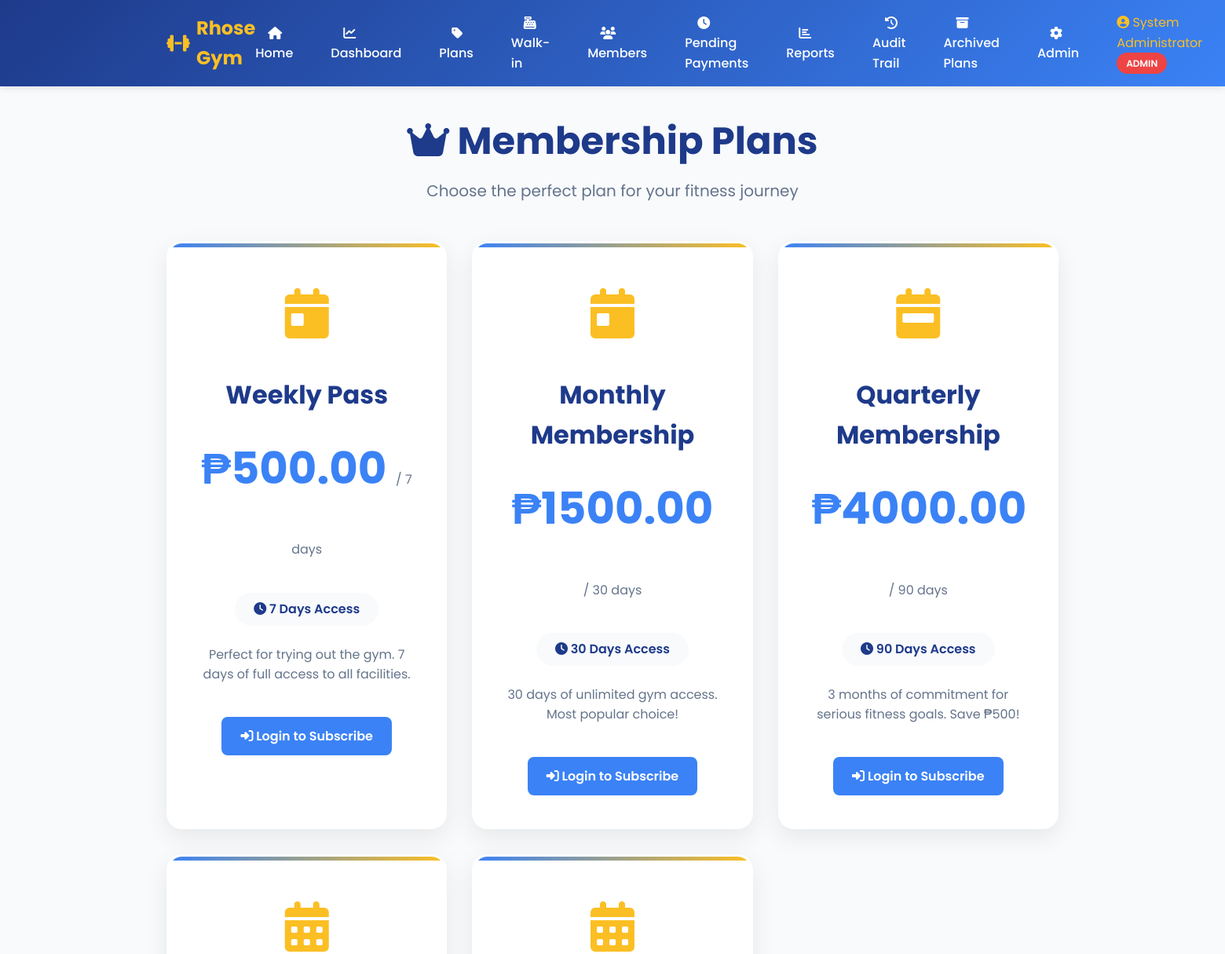
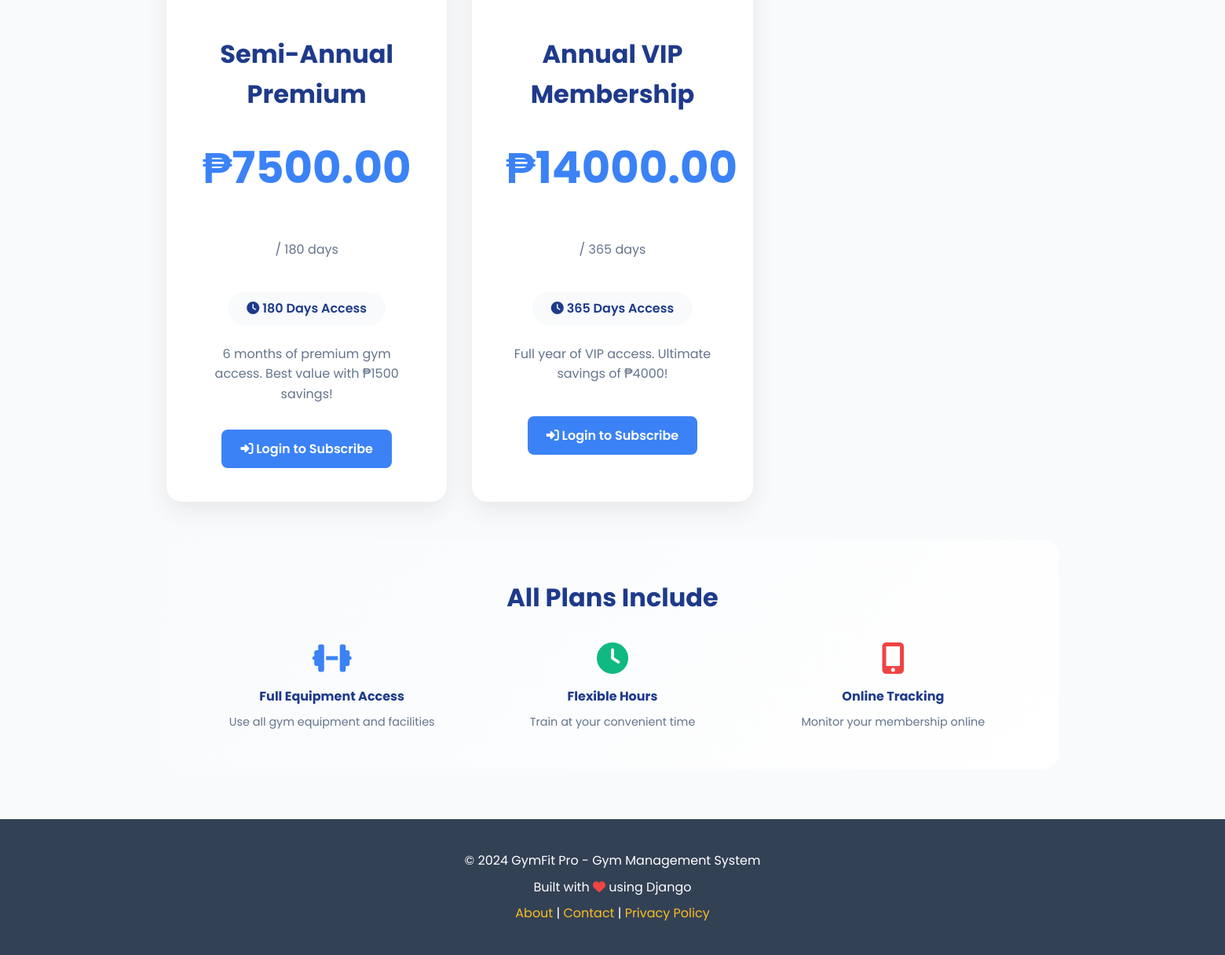
The page /plans/ (signed in) on the database its author committed (2 pictures, top to bottom).
### gym_app/models.py (models this page shows, shortened)
class User(AbstractUser):
    ROLE_CHOICES = [
        ('admin', 'Admin'),
        ('staff', 'Staff'),
        ('member', 'Member'),
    ]
    role = models.CharField(max_length=10, choices=ROLE_CHOICES, default='member')
    mobile_no = models.CharField(max_length=20, blank=True, null=True)
    address = models.TextField(blank=True, null=True)
    birthdate = models.DateField(blank=True, null=True)
    age = models.IntegerField(blank=True, null=True)
    profile_image = models.ImageField(
        upload_to='profile_images/',
        blank=True,
        null=True,
        help_text="Profile picture"
    )
    kiosk_pin = models.CharField(
        max_length=6,
        blank=True,
        null=True,
        unique=True,
        help_text="6-digit PIN for kiosk check-in/out",
        verbose_name="Kiosk PIN"
    )
    created_at = models.DateTimeField(auto_now_add=True)
    updated_at = models.DateTimeField(auto_now=True)
    class Meta:
        db_table = 'users'
        verbose_name = 'User'
        verbose_name_plural = 'Users'
    def is_admin(self):
        return self.role == 'admin' or self.is_superuser
    def is_staff_or_admin(self):
        return self.role in ['admin', 'staff'] or self.is_superuser or self.is_staff

class MembershipPlan(models.Model):
    name = models.CharField(max_length=100)
    duration_days = models.IntegerField(help_text="Duration in days")
    price = models.DecimalField(max_digits=10, decimal_places=2)
    description = models.TextField(blank=True, null=True)
    is_active = models.BooleanField(default=True)
    is_archived = models.BooleanField(default=False, help_text="Archived plans are hidden but preserved for records")
    archived_at = models.DateTimeField(null=True, blank=True)
    archived_by = models.ForeignKey(
        User,
        on_delete=models.SET_NULL,
        null=True,
        blank=True,
        related_name='archived_membership_plans'
    )
    created_at = models.DateTimeField(auto_now_add=True)
    updated_at = models.DateTimeField(auto_now=True)
    class Meta:
        db_table = 'membership_plans'
        verbose_name = 'Membership Plan'
        verbose_name_plural = 'Membership Plans'
        ordering = ['price']

### gym_app/views.py (the view)
# urls.py: path('plans/', views.membership_plans_view, name='membership_plans'),
@login_required
def membership_plans_view(request):
    plans = MembershipPlan.objects.filter(
        is_active=True,
        is_archived=False
    ).order_by('price')
    current_membership = None
    if request.user.role == 'member':
        current_membership = UserMembership.objects.filter(
            user=request.user,
            status='active'
        ).first()
    context = {
        'plans': plans,
        'current_membership': current_membership,
    }
    return render(request, 'gym_app/membership_plans.html', context)

### gym_app/templates/gym_app/membership_plans.html (shortened to what this page needs)
{% extends 'gym_app/base.html' %}
{% block content %}
{% load static %}
<link rel="stylesheet" href="{% static 'gym_app/css/pages/membership_plans.css' %}">
<div class="page-header">
    <h1><i class="fas fa-crown"></i> Membership Plans</h1>
    <p>Choose the perfect plan for your fitness journey</p>
</div>
<div class="plans-grid">
    {% for plan in plans %}
    <div class="plan-card">
        <div class="plan-icon">
            <i class="fas fa-{% if plan.duration_days <= 30 %}calendar-day{% elif plan.duration_days <= 90 %}calendar-week{% else %}calendar-alt{% endif %}"></i>
        </div>
        <h2 class="plan-name">{{ plan.name }}</h2>
        <div class="plan-price">
            ₱{{ plan.price }}
            <small>/ {{ plan.duration_days }} days</small>
        </div>
        <div class="plan-duration">
            <i class="fas fa-clock"></i> {{ plan.duration_days }} Days Access
        </div>
        <p class="plan-description">
            {{ plan.description|default:"Full access to all gym facilities, equipment, and amenities for the duration of your membership." }}
        </p>
        {% if user.is_authenticated and user.role == 'member' %}
            {% if current_membership %}
                {% if current_membership.plan.id == plan.id %}
                    <button class="btn btn-success" disabled style="opacity: 0.6;">
                        <i class="fas fa-check"></i> Current Plan
                    </button>
                {% else %}
                    <button class="btn btn-primary" disabled style="opacity: 0.6;">
                        <i class="fas fa-info-circle"></i> Already Subscribed
                    </button>
                {% endif %}
            {% else %}
                <a href="{% url 'subscribe_plan' plan.id %}" class="btn btn-gold">
                    <i class="fas fa-shopping-cart"></i> Subscribe Now
                </a>
            {% endif %}
        {% else %}
            <a href="{% url 'login' %}" class="btn btn-primary">
                <i class="fas fa-sign-in-alt"></i> Login to Subscribe
            </a>
        {% endif %}
    </div>
    {% endfor %}
</div>
<div style="background: linear-gradient(135deg, var(--light-bg) 0%, var(--white) 100%); padding: 3rem; border-radius: 20px; margin-top: 3rem;">
    <h2 style="text-align: center; color: var(--primary-blue); font-size: 2rem; margin-bottom: 2rem;">
        All Plans Include
    </h2>
    <div style="display: grid; grid-template-columns: repeat(auto-fit, minmax(250px, 1fr)); gap: 2rem;">
        <div style="text-align: center;">
            <i class="fas fa-dumbbell" style="font-size: 2.5rem; color: var(--secondary-blue); margin-bottom: 1rem;"></i>
            <h4 style="color: var(--primary-blue); margin-bottom: 0.5rem;">Full Equipment Access</h4>
            <p style="color: var(--gray); font-size: 0.9rem;">Use all gym equipment and facilities</p>
        </div>
        <div style="text-align: center;">
            <i class="fas fa-clock" style="font-size: 2.5rem; color: var(--success); margin-bottom: 1rem;"></i>
            <h4 style="color: var(--primary-blue); margin-bottom: 0.5rem;">Flexible Hours</h4>
            <p style="color: var(--gray); font-size: 0.9rem;">Train at your convenient time</p>
        </div>
        <div style="text-align: center;">
            <i class="fas fa-mobile-alt" style="font-size: 2.5rem; color: var(--danger); margin-bottom: 1rem;"></i>
            <h4 style="color: var(--primary-blue); margin-bottom: 0.5rem;">Online Tracking</h4>
            <p style="color: var(--gray); font-size: 0.9rem;">Monitor your membership online</p>
        </div>
    </div>
</div>
{% endblock %}

### gym_app/templates/gym_app/base.html (shortened to what this page needs)
<!DOCTYPE html>
<html lang="en">
<head>
    <link rel="stylesheet" href="https://cdnjs.cloudflare.com/ajax/libs/font-awesome/6.4.0/css/all.min.css">
    {% load static %}
    <link rel="stylesheet" href="{% static 'gym_app/css/base/base.css' %}">
</head>
<body>
    <nav class="navbar">
        <div class="container">
            <a href="{% url 'home' %}" class="navbar-brand">
                <i class="fas fa-dumbbell"></i>
                Rhose Gym
            </a>
            <ul class="navbar-menu">
                <li><a href="{% url 'home' %}"><i class="fas fa-home"></i> Home</a></li>
                {% if user.is_authenticated %}
                    <li><a href="{% url 'dashboard' %}"><i class="fas fa-chart-line"></i> Dashboard</a></li>
                    <li><a href="{% url 'membership_plans' %}"><i class="fas fa-tag"></i> Plans</a></li>
                    {% if user.is_staff_or_admin %}
                        <li><a href="{% url 'walkin_purchase' %}"><i class="fas fa-cash-register"></i> Walk-in</a></li>
                        <li><a href="{% url 'members_list' %}"><i class="fas fa-users"></i> Members</a></li>
                        <li><a href="{% url 'pending_payments' %}"><i class="fas fa-clock"></i> Pending Payments</a></li>
                    {% endif %}
                    {% if user.is_admin %}
                        <li><a href="{% url 'reports' %}"><i class="fas fa-chart-bar"></i> Reports</a></li>
                        <li><a href="{% url 'audit_trail' %}"><i class="fas fa-history"></i> Audit Trail</a></li>
                        <li><a href="{% url 'archived_plans' %}"><i class="fas fa-archive"></i> Archived Plans</a></li>
                        <li><a href="/admin/"><i class="fas fa-cog"></i> Admin</a></li>
                    {% endif %}
                    <li>
                        <span style="color: var(--gold); margin-right: 0.5rem;">
                            <i class="fas fa-user-circle"></i> {{ user.get_full_name|default:user.username }}
                            <span class="user-badge badge-{{ user.role }}">{{ user.role }}</span>
                        </span>
                    </li>
                {% else %}
                    <li><a href="{% url 'about' %}"><i class="fas fa-info-circle"></i> About</a></li>
                    <li><a href="{% url 'login' %}"><i class="fas fa-sign-in-alt"></i> Login</a></li>
                    <li><a href="{% url 'register' %}" class="btn-gold"><i class="fas fa-user-plus"></i> Sign Up</a></li>
                {% endif %}
            </ul>
        </div>
    </nav>
    <main class="main-content">
        {% block content %}{% endblock %}
    </main>
    <footer class="footer">
        <div class="container">
            <p>&copy; 2024 GymFit Pro - Gym Management System</p>
            <p>Built with <i class="fas fa-heart" style="color: var(--danger);"></i> using Django</p>
            <p>
                <a href="{% url 'about' %}">About</a> |
                <a href="#">Contact</a> |
                <a href="#">Privacy Policy</a>
            </p>
        </div>
    </footer>
</body>
</html>

### gym_app/static/gym_app/css/base/base.css (style rules this page uses)
* { margin: 0; padding: 0; box-sizing: border-box; }
:root { --primary-blue: #1e3a8a; --secondary-blue: #3b82f6; --gold: #fbbf24; --dark-gold: #f59e0b; --light-bg: #f8fafc; --white: #ffffff; --gray: #64748b; --dark-gray: #334155; --success: #10b981; --danger: #ef4444; --warning: #f59e0b; }
body { font-family: 'Poppins', sans-serif; background-color: var(--light-bg); color: var(--dark-gray); line-height: 1.6; }
.navbar { background: linear-gradient(135deg, var(--primary-blue) 0%, var(--secondary-blue) 100%); color: var(--white); padding: 1rem 0; box-shadow: 0 2px 10px rgba(0,0,0,0.1); position: sticky; top: 0; z-index: 1000; }
.navbar .container { max-width: 1200px; margin: 0 auto; padding: 0 2rem; display: flex; justify-content: space-between; align-items: center; }
.navbar-brand { font-size: 1.5rem; font-weight: 700; color: var(--gold); text-decoration: none; display: flex; align-items: center; gap: 0.5rem; }
.navbar-menu { display: flex; gap: 2rem; list-style: none; align-items: center; }
.navbar-menu a { color: var(--white); text-decoration: none; font-weight: 500; transition: color 0.3s; padding: 0.5rem 1rem; border-radius: 5px; }
.main-content { max-width: 1200px; margin: 2rem auto; padding: 0 2rem; min-height: calc(100vh - 200px); }
.footer { background-color: var(--dark-gray); color: var(--white); padding: 2rem 0; margin-top: 4rem; text-align: center; }
.footer .container { max-width: 1200px; margin: 0 auto; padding: 0 2rem; }
.footer p { margin: 0.5rem 0; }
.footer a { color: var(--gold); text-decoration: none; }
.btn { display: inline-block; padding: 0.75rem 1.5rem; border-radius: 8px; text-decoration: none; font-weight: 600; transition: all 0.3s; border: none; cursor: pointer; font-size: 1rem; }
.btn-primary { background-color: var(--secondary-blue); color: var(--white); }
.user-badge { display: inline-block; padding: 0.25rem 0.75rem; border-radius: 15px; font-size: 0.75rem; font-weight: 600; text-transform: uppercase; }
.badge-admin { background-color: var(--danger); color: var(--white); }

### gym_app/static/gym_app/css/pages/membership_plans.css (style rules this page uses)
.page-header { text-align: center; margin-bottom: 3rem; }
.page-header h1 { font-size: 3rem; color: var(--primary-blue); margin-bottom: 0.5rem; font-weight: 700; }
.page-header p { font-size: 1.25rem; color: var(--gray); }
.plans-grid { display: grid; grid-template-columns: repeat(auto-fit, minmax(300px, 1fr)); gap: 2rem; margin-bottom: 3rem; }
.plan-card { background: var(--white); border-radius: 20px; padding: 2.5rem; text-align: center; box-shadow: 0 10px 30px rgba(0, 0, 0, 0.08); transition: all 0.3s; border: 3px solid transparent; position: relative; overflow: hidden; }
.plan-card::before { content: ''; position: absolute; top: 0; left: 0; right: 0; height: 5px; background: linear-gradient(90deg, var(--secondary-blue), var(--gold)); }
.plan-icon { font-size: 4rem; margin-bottom: 1.5rem; color: var(--gold); }
.plan-name { font-size: 2rem; font-weight: 700; color: var(--primary-blue); margin-bottom: 1rem; }
.plan-price { font-size: 3.5rem; font-weight: 700; color: var(--secondary-blue); margin: 1.5rem 0; }
.plan-price small { font-size: 1rem; color: var(--gray); font-weight: 400; }
.plan-duration { display: inline-block; padding: 0.5rem 1.5rem; background-color: var(--light-bg); border-radius: 25px; color: var(--primary-blue); font-weight: 600; margin-bottom: 1.5rem; }
.plan-description { color: var(--gray); margin-bottom: 2rem; line-height: 1.6; min-height: 60px; }

### rows shown on the page
User: get_full_name "System Administrator", role "ADMIN"
MembershipPlan: name "Weekly Pass", price "500.00", duration_days "7", description "Perfect for trying out the gym. 7 days of full access to all facilities."
MembershipPlan: name "Monthly Membership", price "1500.00", duration_days "30", description "30 days of unlimited gym access. Most popular choice!"
MembershipPlan: name "Quarterly Membership", price "4000.00", duration_days "90", description "3 months of commitment for serious fitness goals. Save ₱500!"
MembershipPlan: name "Semi-Annual Premium", price "7500.00", duration_days "180", description "6 months of premium gym access. Best value with ₱1500 savings!"
MembershipPlan: name "Annual VIP Membership", price "14000.00", duration_days "365", description "Full year of VIP access. Ultimate savings of ₱4000!"
